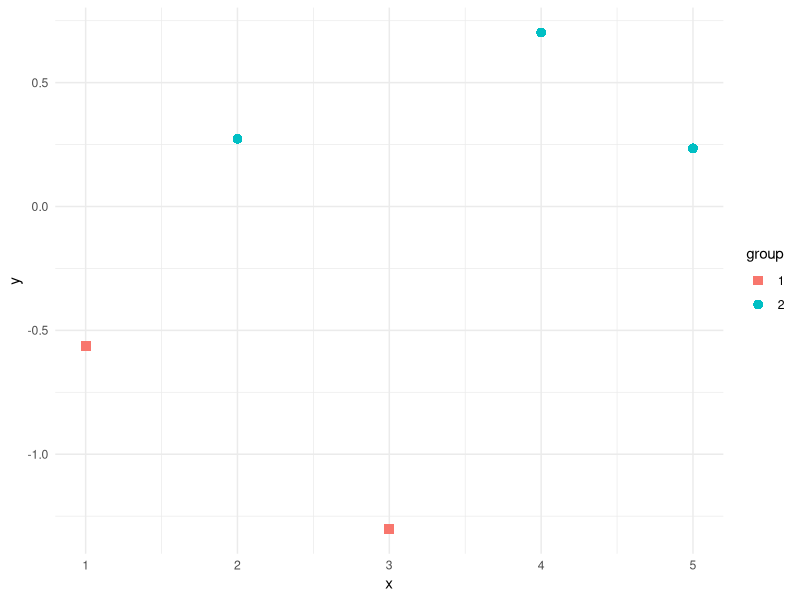
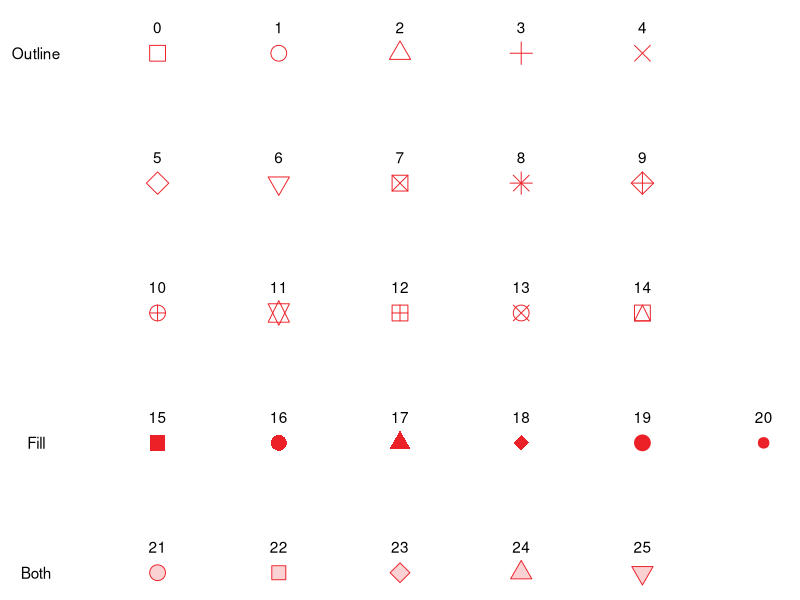
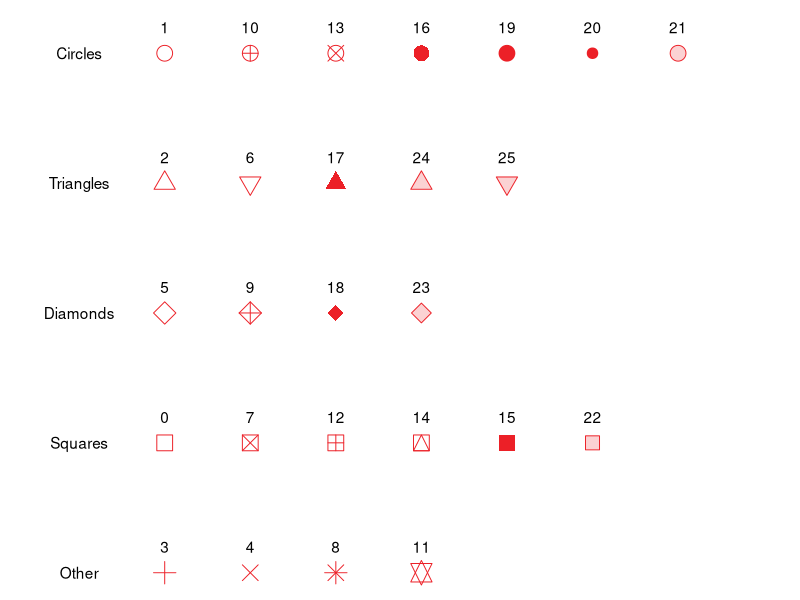

Write R code to recreate these figures, in order.
## ---- chunk 1
library(ggplot2)

dt = data.frame(x = 1:5, 
                y = rnorm(5), 
                group = as.factor(c(1, 2, 1, 2, 2)))

ggplot(dt, aes(x, y)) +
  geom_point(aes(shape = group, color = group), size = 3) + 
  scale_shape_manual(values = c(15, 16)) + 
  theme_minimal()
## ---- chunk 2
y = rep(5:1, times = c(5, 5, 5, 6, 5))
x = c(1:5, 1:5, 1:5, 1:6, 1:5)
shape = 0:25
dt = data.frame(x, y, shape)
ggplot(dt, aes(x, y, label = shape)) +
  geom_point(aes(shape = as.factor(shape)), size = 5,
             color = "#ec2027", fill = "#fbd2d3") + 
  geom_text(nudge_y = 0.2)  + 
  annotate("text", x = 0, y = 5, label = "Outline") +
  annotate("text", x = 0, y = 2, label = "Fill") +
  annotate("text", x = 0, y = 1, label = "Both") +
  scale_shape_manual(values = dt$shape) + 
  guides(shape = F) +
  theme_void()
## ---- chunk 3
y = rep(5:1, times = c(7, 5, 4, 6, 4))
x = c(1:7, 1:5, 1:4, 1:6, 1:4) 
shape = c(1, 10, 13, 16, 19, 20, 21,
          2, 6, 17, 24, 25,
          5, 9, 18, 23,
          0, 7, 12, 14, 15, 22,
          3, 4, 8, 11)
shape_factor = as.factor(0:25)
dt = data.frame(x, y, shape, shape_factor)
ggplot(dt, aes(x, y, label = shape)) +
  geom_point(aes(shape = shape_factor), size = 5,
             color = "#ec2027", fill = "#fbd2d3") + 
  geom_text(nudge_y = 0.2) + 
  annotate("text", x = 0, y = 5, label = "Circles") +
  annotate("text", x = 0, y = 4, label = "Triangles") +
  annotate("text", x = 0, y = 3, label = "Diamonds") +
  annotate("text", x = 0, y = 2, label = "Squares") +
  annotate("text", x = 0, y = 1, label = "Other") +
  scale_shape_manual(values = dt$shape) + 
  coord_cartesian(xlim = c(-0.5, 8)) +
  guides(shape = F) +
  theme_void()
